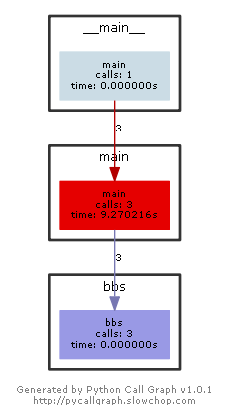

Write Python code to recreate this figure.
# -*- coding: utf-8 -*-
from pycallgraph import Config
from pycallgraph import GlobbingFilter
from pycallgraph import PyCallGraph
from pycallgraph.output import GraphvizOutput


def bbs(p, q, s, length):
    n = p * q
    x = [(s ** 2) % n, ]
    b = 0
    for i in range(length):
        x_new = (x[-1] ** 2) % n
        b_new = x_new % 2
        x.append(x_new)
        b = b ^ (b_new << i)
    return b


def main():
    length = int(input().strip())
    p = int(input().strip())
    q = int(input().strip())
    s = int(input().strip())

    b = bbs(p, q, s, length)

    print(b)


if __name__ == "__main__":
    ############################################################################
    '''
        生成函数调用图
    '''
    config = Config()
    config.trace_filter = GlobbingFilter(
        include=[
            '*'
        ]
    )
    config.trace_filter = GlobbingFilter(
        exclude=['pycallgraph.*']
    )
    ############################################################################

    graphviz = GraphvizOutput()
    graphviz.output_file = 'BBS伪随机发生器.png'
    with PyCallGraph(output=graphviz, config=config):
        main()
